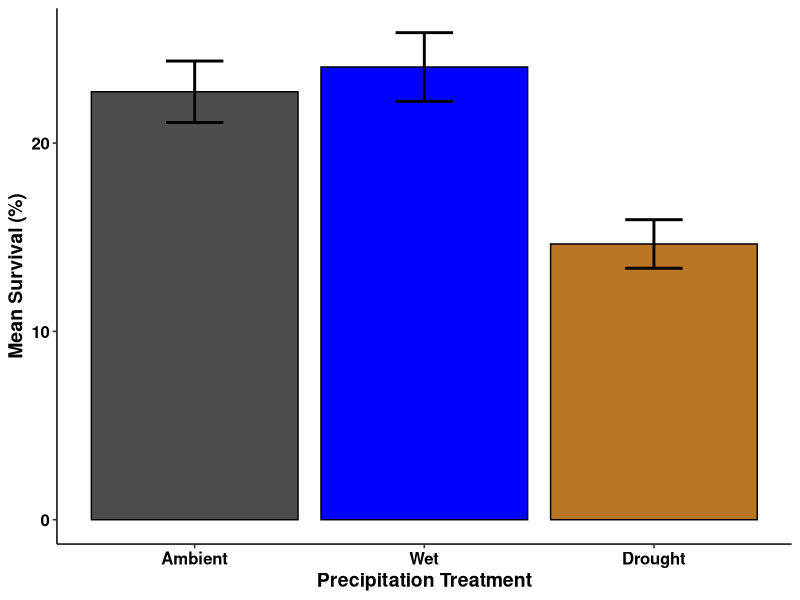
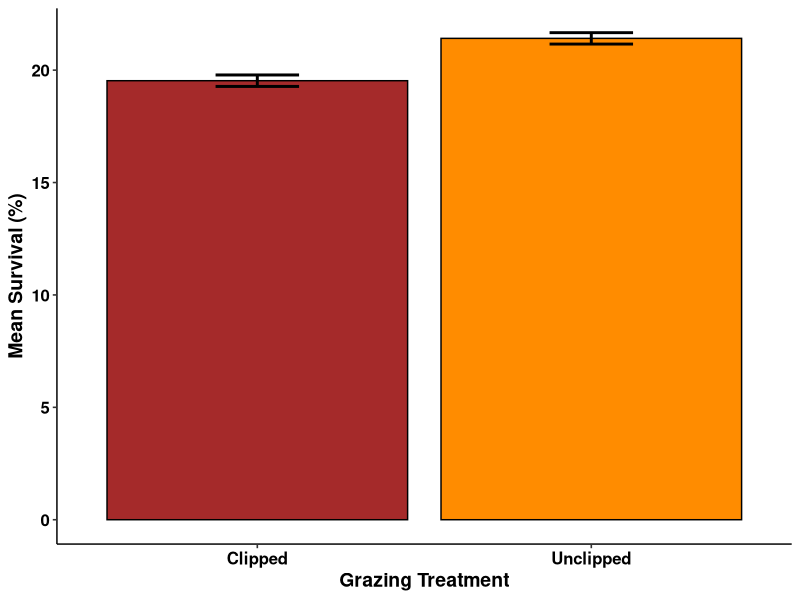
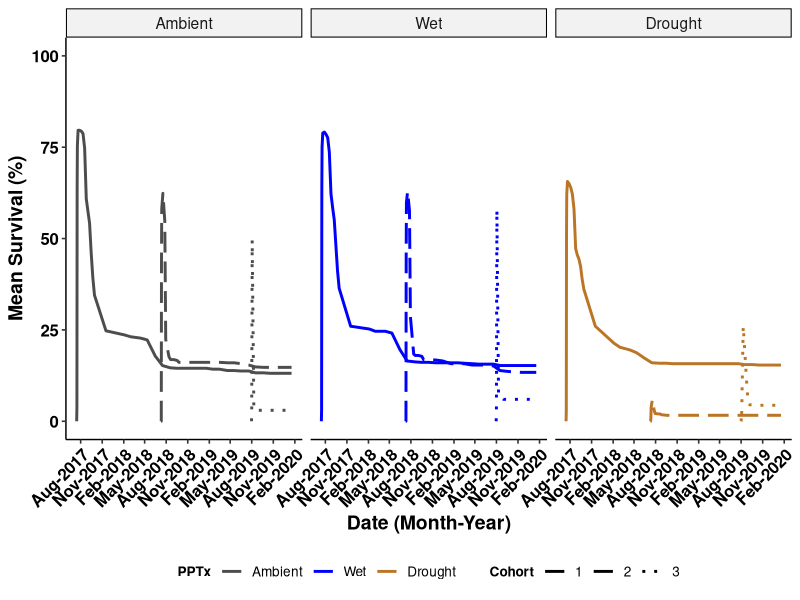
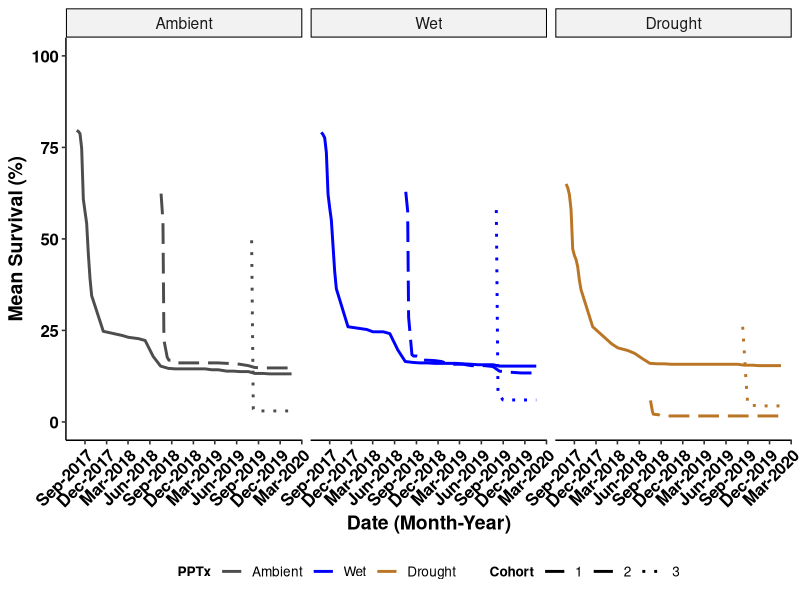
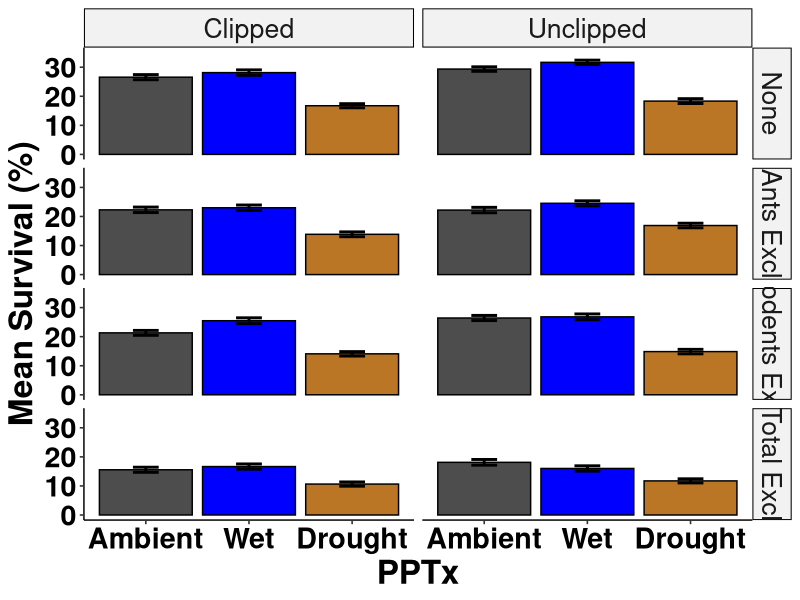
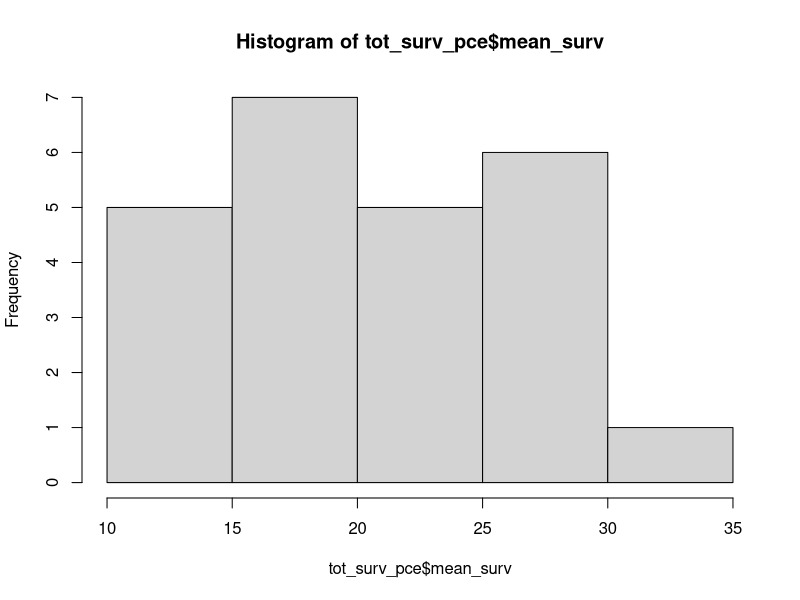
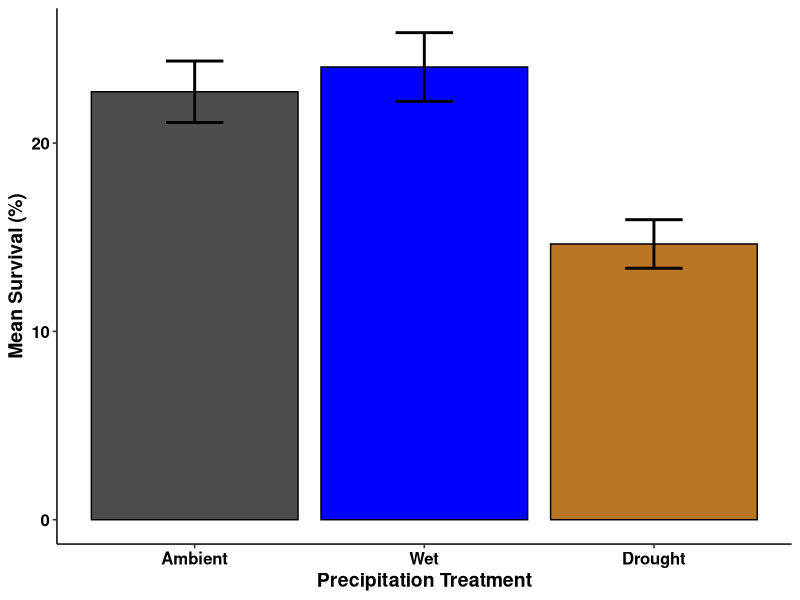
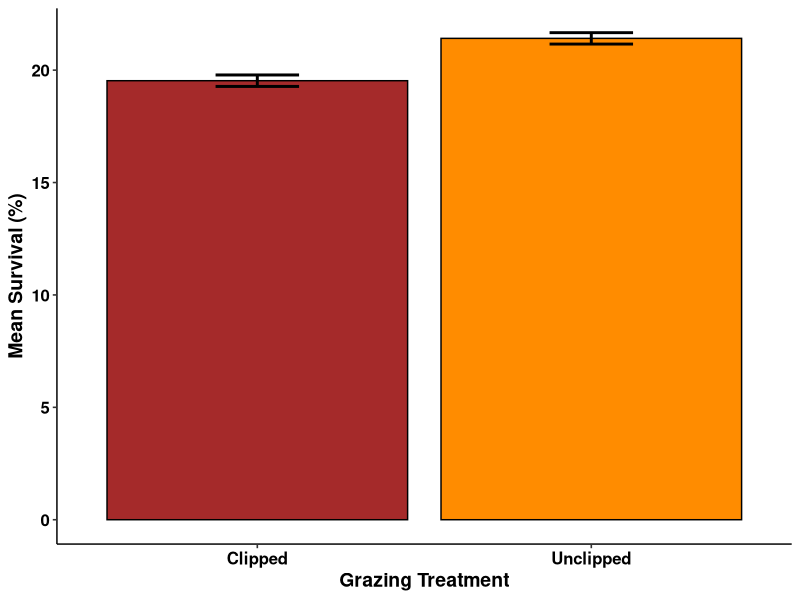

R code for these plots, in order: (Note: this script raises an error after producing the figures.)
# USDA Rainout - Santa Rita Experimental Range
# Data visualizations-main
# Austin Rutherford
# email:arutherford@email.arizona.edu
# 2021-03-29

# Load packages
library(tidyverse)
library(forcats)
library(vroom)
library(ggpubr)
library(glmmTMB)
library(dplyr)

### Read in clean seedlings data with model outputs from "srer_rainout_stats_summarize"
seedlings_obs <- vroom("Data/seedlings_obs.csv",
                   col_types = c(.default = "f",
                                 ObsID = "i",
                                 date = "D",
                                 survival = "i",
                                 died = "i",
                                 tot_germination = "i",
                                 herb_lived = "i",
                                 herb_died = "i",
                                 tot_herbivory = "i",
                                 granivory = "i",
                                 res_surv = "d",
                                 sim_surv = "d",
                                 sim_fit_surv = "d",
                                 pred_surv = "d"))
str(seedlings_obs)
glimpse(seedlings_obs)

# create data set for raw survival data
tot_surv <- seedlings_obs %>% 
  group_by(precip, cohort, date) %>% 
  summarise(mean_surv = mean(survival),
            sd_surv = sd(survival),
            counts = n(),
            se_surv = (sd_surv/sqrt(counts))) %>%
  mutate(upper = mean_surv + se_surv,
         lower = mean_surv - se_surv,
         date = as.Date(date))

summary(tot_surv)


bar_surv_fig <- tot_surv %>%
  group_by(precip) %>% 
  summarise(mean_precip_per = (100*mean(mean_surv)/10),
            mean_se_per = (100*mean(se_surv)/10)) %>%
  mutate(upper = mean_precip_per + mean_se_per,
         lower = mean_precip_per - mean_se_per) %>%
  mutate(precip = recode_factor(precip,
                                      "Control" = "Ambient",
                                      "IR" = "Wet",
                                       "RO" = "Drought", .ordered = TRUE)) %>% 
  ggplot(mapping = aes(x = precip, y = mean_precip_per, fill = precip)) +
  geom_bar(stat="identity", color = "black", position=position_dodge()) +
  geom_errorbar(aes(ymin = lower, ymax = upper), width = 0.25, position = position_dodge(), size = 1) +
  scale_fill_manual(values = c("grey30","blue1","#ba7525")) +
  scale_x_discrete(labels = c("Ambient","Wet", "Drought")) +
  labs(y = "Mean Survival (%)",
       x = "Precipitation Treatment") +
  theme_pubr(legend = "none") +
  labs_pubr()

bar_surv_fig

ggsave(filename = "Figures_Tables/bar_mean_surv.tiff",
       plot = bar_surv_fig,
       dpi = 800,
       width = 22,
       height = 12,
       units = "in",
       compression = "lzw")

# create data set for clip
tot_surv_c <- seedlings_obs %>% 
  group_by(clip) %>% 
  summarise(mean_surv = 100*mean(survival/10),
            sd_surv = 100*sd(survival/10),
            counts = n(),
            se_surv = (sd_surv/sqrt(counts))) %>%
  mutate(upper = mean_surv + se_surv,
         lower = mean_surv - se_surv)

bar_cliponly_fig <- tot_surv_c %>%
  ggplot(mapping = aes(x = clip, y = mean_surv, fill = clip)) +
  geom_bar(stat="identity", color = "black", position=position_dodge()) +
  geom_errorbar(aes(ymin = lower, ymax = upper), width = 0.25, position = position_dodge(), size = 1) +
  scale_fill_manual(values = c("brown","darkorange")) +
  scale_x_discrete(labels = c("Clipped","Unclipped")) +
  labs(y = "Mean Survival (%)",
       x = "Grazing Treatment") +
  theme_pubr(legend = "none") +
  labs_pubr()

bar_cliponly_fig

ggsave(filename = "Figures_Tables/bar_cliponly_surv.tiff",
       plot = bar_cliponly_fig,
       dpi = 800,
       width = 22,
       height = 12,
       units = "in",
       compression = "lzw")

# plot survival over time, all dates
line_mean_surv <- tot_surv %>% 
  mutate(precip = recode_factor(precip,
                                "Control" = "Ambient",
                                "IR" = "Wet",
                                "RO" = "Drought", .ordered = TRUE)) %>% 
  ggplot(aes(x = date, y = 10*mean_surv, group = cohort, color = precip)) + 
  scale_color_manual(values = c("grey30", "blue1", "#ba7525")) +
  #scale_y_continuous(breaks = seq(0, 120, 10), expand = c(0.02,0)) +
  scale_x_date(date_labels = "%b-%Y", date_breaks = "3 months") +
  geom_line(aes(linetype = cohort), stat = "identity", size = 1) + 
  scale_linetype_manual(values=c("solid","longdash", "dotted")) +
  scale_fill_manual(values = c("grey30","blue1", "red1")) +
  ylim(0, 100) +
  labs(y = "Mean Survival (%)",
       x = "Date (Month-Year)",
       color = "PPTx",
       linetype = "Cohort") +
  facet_wrap(~precip, ncol = 3, nrow = 1) +
  theme_pubr(legend = "bottom", x.text.angle = 45) +
  labs_pubr()

line_mean_surv

ggsave(filename = "Figures_Tables/seedlings/line_mean_surv.tiff",
       plot = line_mean_surv,
       dpi = 800,
       width = 22,
       height = 12,
       units = "in",
       compression = "lzw")


# remove the lead up survival to start max for each cohort (following Archer suggestions)
surv_small_1 <- tot_surv %>% 
  filter(cohort == 1) %>% 
  filter(date > "2017-07-21")

surv_small_2 <- tot_surv %>% 
  filter(cohort == 2) %>% 
  filter(date >= "2018-07-18")

surv_small_3 <- tot_surv %>% 
  filter(cohort == 3 & precip != "RO") %>% 
  filter(date >= "2019-08-03")

surv_small_drought <- tot_surv %>% 
  filter(precip == "RO" & date >= "2019-08-10")

surv_small_all <- rbind(surv_small_1, surv_small_2, surv_small_3, surv_small_drought)

line_mean_surv_archer <- surv_small_all %>% 
  mutate(precip = recode_factor(precip,
                                "Control" = "Ambient",
                                "IR" = "Wet",
                                "RO" = "Drought", .ordered = TRUE)) %>% 
  ggplot(aes(x = date, y = 10*mean_surv, group = cohort, color = precip)) + 
  scale_color_manual(values = c("grey30", "blue1", "#ba7525")) +
  #scale_y_continuous(breaks = seq(0, 120, 10), expand = c(0.02,0)) +
  scale_x_date(date_labels = "%b-%Y", date_breaks = "3 months") +
  geom_line(aes(linetype = cohort), stat = "identity", size = 1) + 
  scale_linetype_manual(values=c("solid","longdash", "dotted")) +
  scale_fill_manual(values = c("grey30","blue1", "red1")) +
  ylim(0, 100) +
  labs(y = "Mean Survival (%)",
       x = "Date (Month-Year)",
       color = "PPTx",
       linetype = "Cohort") +
  facet_wrap(~precip, ncol = 3, nrow = 1) +
  theme_pubr(legend = "bottom", x.text.angle = 45) +
  labs_pubr()

line_mean_surv_archer

ggsave(filename = "Figures_Tables/seedlings/line_mean_surv_archer.tiff",
       plot = line_mean_surv_archer,
       dpi = 800,
       width = 22,
       height = 12,
       units = "in",
       compression = "lzw")

# calculate summary info
tot_surv_summary <- seedlings_obs %>% 
  group_by(precip, cohort, date) %>% 
  summarise(mean_surv = 100*mean(survival/10),
            sd_surv = 100*sd(survival/10),
            counts = n(),
            se_surv = (sd_surv/sqrt(counts))) %>%
  mutate(upper = mean_surv + se_surv,
         lower = mean_surv - se_surv)

tot_surv_summary_full <- seedlings_obs %>% 
  group_by(precip, excl, clip) %>% 
  summarise(mean_surv = 100*mean(survival/10),
            sd_surv = 100*sd(survival/10),
            counts = n(),
            se_surv = (sd_surv/sqrt(counts))) %>%
  mutate(upper = mean_surv + se_surv,
         lower = mean_surv - se_surv)

tot_surv_summary_pcohort <- seedlings_obs %>% 
  group_by(precip, cohort) %>% 
  summarise(mean_surv = 100*mean(survival/10),
            sd_surv = 100*sd(survival/10),
            counts = n(),
            se_surv = (sd_surv/sqrt(counts))) %>%
  mutate(upper = mean_surv + se_surv,
         lower = mean_surv - se_surv)

# create data set for precip and excl and clip
tot_surv_pce <- seedlings_obs %>% 
  group_by(precip, excl, clip) %>% 
  summarise(mean_surv = 100*mean(survival/10),
            sd_surv = 100*sd(survival/10),
            counts = n(),
            se_surv = (sd_surv/sqrt(counts))) %>%
  mutate(upper = mean_surv + se_surv,
         lower = mean_surv - se_surv)

bar_pce_fig <- tot_surv_pce %>%
  mutate(precip = recode_factor(precip,
                                "Control" = "Ambient",
                                "IR" = "Wet",
                                "RO" = "Drought", .ordered = TRUE)) %>% 
  mutate(excl = recode_factor(excl, 
                              "Control" = "None",
                              "Ants" = "Ants Excl",
                              "Rodents" = "Rodents Excl",
                              "Total" = "Total Excl")) %>% 
  ggplot(mapping = aes(x = precip, y = mean_surv, fill = precip)) +
  geom_bar(stat="identity", color = "black", position=position_dodge()) +
  geom_errorbar(aes(ymin = lower, ymax = upper), width = 0.25, position = position_dodge(), size = 1) +
  scale_fill_manual(values = c("grey30", "blue1", "#ba7525")) +
  scale_x_discrete(labels = c("Ambient", "Wet", "Drought")) +
  ylim(0, 35) +
  labs(y = "Mean Survival (%)",
       x = "PPTx") +
  theme_pubr(legend = "none") +
  facet_grid(cols = vars(clip), rows = vars(excl)) +
  labs_pubr(base_size = 24)

bar_pce_fig

ggsave(filename = "Figures_Tables/bar_alltx_surv.tiff",
       plot = bar_pce_fig,
       dpi = 800,
       width = 22,
       height = 12,
       units = "in",
       compression = "lzw")

# stats
hist(tot_surv_pce$mean_surv)

tot_mod <- (aov((10*survival)~precip+clip+excl, data = seedlings_obs))

# post-hoc test of precip and exclusion 
post.hoc.tot <- emmeans::emmeans(tot_mod, specs = ~precip*excl, by = "clip")
post.hoc.tot

# get lettering report on post-hoc test
post.hoc.letters.tot <- cld(post.hoc.tot, Letters = letters, covar = T)
post.hoc.letters.tot

# create data set for precip and clip
tot_surv_pc <- seedlings_obs %>% 
  group_by(precip, clip) %>% 
  summarise(mean_surv = 100*mean(survival/10),
            sd_surv = 100*sd(survival/10),
            counts = n(),
            se_surv = (sd_surv/sqrt(counts))) %>%
  mutate(upper = mean_surv + se_surv,
         lower = mean_surv - se_surv)

bar_clip_fig <- tot_surv_pc %>%
  mutate(precip = recode_factor(precip,
                                "Control" = "Ambient",
                                "IR" = "Wet",
                                "RO" = "Drought", .ordered = TRUE)) %>% 
  ggplot(mapping = aes(x = clip, y = mean_surv, fill = clip)) +
  geom_bar(stat="identity", color = "black", position=position_dodge()) +
  geom_errorbar(aes(ymin = lower, ymax = upper), width = 0.25, position = position_dodge(), size = 1) +
  scale_fill_manual(values = c("brown","darkorange")) +
  scale_x_discrete(labels = c("Clipped","Unclipped")) +
  ylim(0, 30) +
  labs(y = "Mean Survival (%)",
       x = "") +
  theme_pubr(legend = "none") +
  facet_wrap(~precip)+
  labs_pubr(base_size = 24)

bar_clip_fig

ggsave(filename = "Figures_Tables/bar_clip_surv.tiff",
       plot = bar_clip_fig,
       dpi = 800,
       width = 22,
       height = 12,
       units = "in",
       compression = "lzw")

# stats
tot_mod_clip <- (aov((survival/10)~precip+clip, data = seedlings_obs))

# post-hoc test of precip and exclusion 
post.hoc.tot.clip <- emmeans::emmeans(tot_mod_clip, specs = ~precip*clip)
post.hoc.tot.clip

# get lettering report on post-hoc test
post.hoc.letters.tot.clip <- cld(post.hoc.tot.clip, Letters = letters, covar = T)
post.hoc.letters.tot.clip

# if want to look at effects treating monsoon precip as continuous
precip_cont_surv_df_1 <- seedlings_obs %>% 
  group_by(cohort) %>%
  filter(cohort == "1") %>% 
  mutate(precip_cont = dplyr::recode(precip,
                                     "Control" = "280",
                                     "IR" = "462",
                                     "RO" = "98")) %>% 
  mutate(precip_cont = as.numeric(as.character(precip_cont)))

precip_cont_surv_df_2 <-seedlings_obs %>% 
  group_by(cohort) %>%
  filter(cohort == "2") %>% 
  mutate(precip_cont = dplyr::recode(precip,
                                     "Control" = "330",
                                     "IR" = "545",
                                     "RO" = "115")) %>% 
  mutate(precip_cont = as.numeric(as.character(precip_cont)))

precip_cont_surv_df_3 <-seedlings_obs %>% 
  group_by(cohort) %>%
  filter(cohort == "3") %>% 
  mutate(precip_cont = dplyr::recode(precip,
                                     "Control" = "292",
                                     "IR" = "482",
                                     "RO" = "102")) %>% 
  mutate(precip_cont = as.numeric(as.character(precip_cont)))

precip_cont_surv_df <- rbind(precip_cont_surv_df_1, precip_cont_surv_df_2, precip_cont_surv_df_3)


# predicted survival only PPT
pred_surv_pt <- precip_cont_surv_df %>% 
  group_by(precip_cont, clip, excl) %>% 
  summarise(mean_pred_surv = mean(pred_surv),
            sd_surv = sd(pred_surv),
            counts = n(),
            se_surv = (sd_surv/sqrt(counts))) %>%
  mutate(upper = mean_pred_surv + se_surv,
         lower = mean_pred_surv - se_surv) %>% 
  mutate(excl = recode_factor(excl, 
                              "Control" = "None",
                              "Ants" = "Ants Excl",
                              "Rodents" = "Rodents Excl",
                              "Total" = "Total Excl")) %>% 
  ggplot(aes(x = precip_cont, y = 10*(mean_pred_surv))) + 
  #geom_point() +
  geom_pointrange(aes(ymin = 10*lower, ymax = 10*upper, color = excl), size = 0.5) +
  geom_smooth(method = "glm", formula = y ~ log(x) + x, se = T, size = 2)+
  labs(y = "Predicted Survival (%)",
       x = "Precipitation (mm)",
       color = "Exclusion") +
  scale_x_continuous(breaks = c(0,50, 100,150, 200,250, 300,350, 400,450, 500, 550), limits = c(0, 550))+
  ylim(0, 45) +
  theme_pubr(legend = "right")+
  labs_pubr(base_size = 24)

pred_surv_pt

ggsave(filename = "Figures_Tables/pred_surv_cont.tiff",
       plot = pred_surv_pt,
       dpi = 800,
       width = 22,
       height = 12,
       units = "in",
       compression = "lzw")
